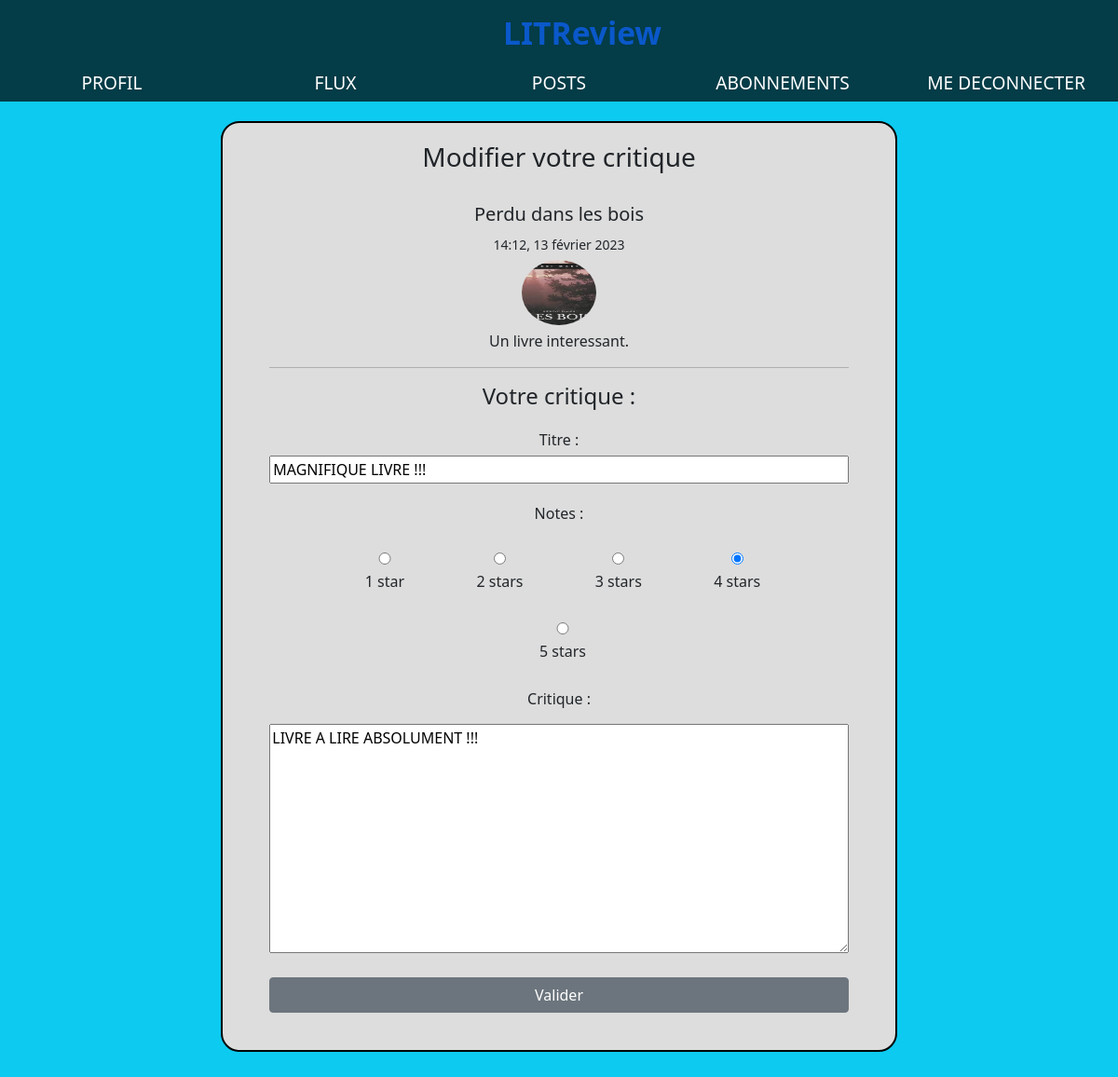
Before: /review/11/update/ (signed in) with the older database file.
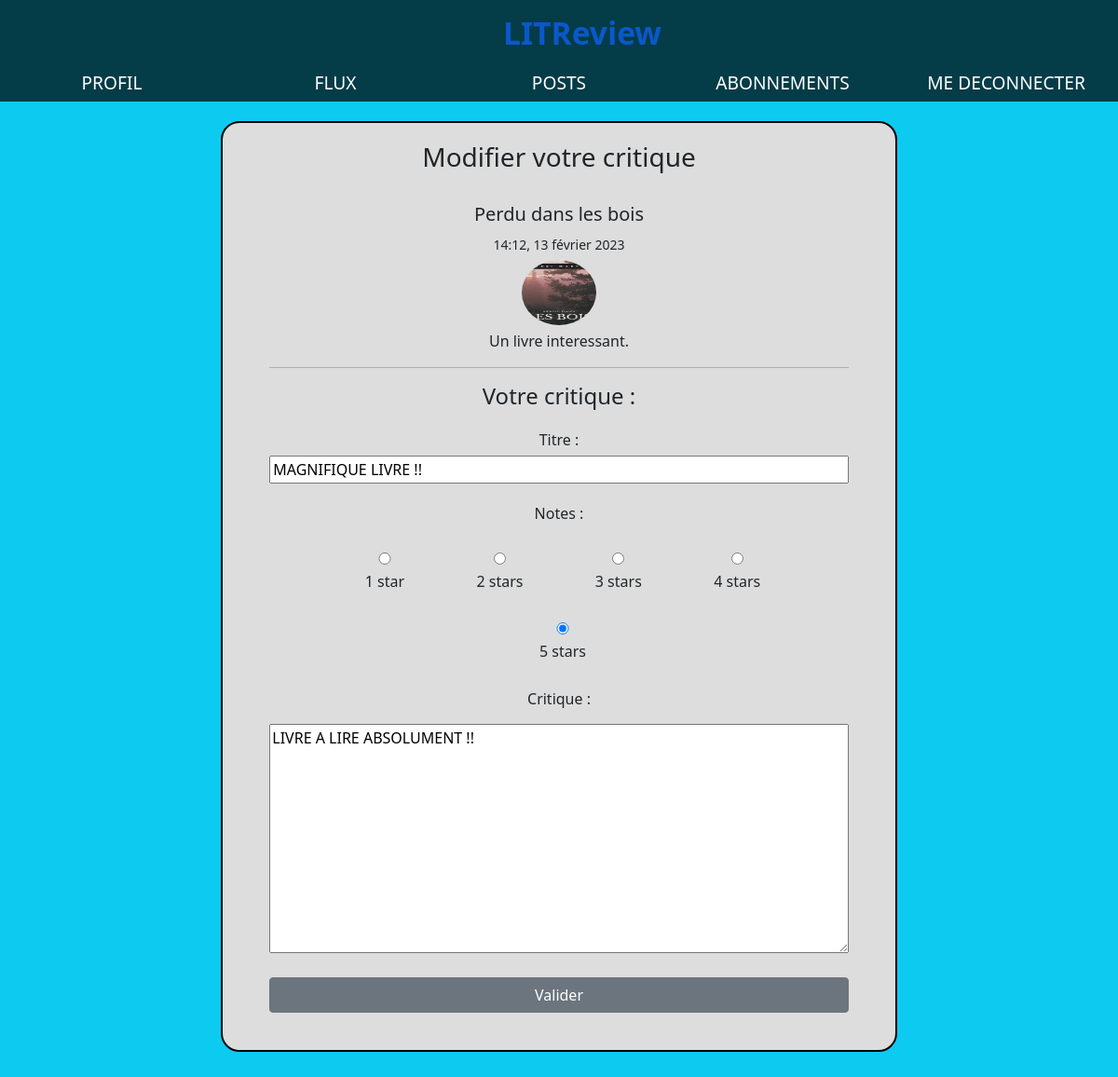
After: the same page with the newer database file.
### critique/models.py (models this page shows, shortened)
class Ticket(models.Model):
    title = models.CharField(max_length=128)
    description = models.TextField(max_length=2048, blank=True)
    image = models.ImageField(null=True, blank=True)
    time_created = models.DateTimeField(auto_now_add=True)
    user = models.ForeignKey(to=settings.AUTH_USER_MODEL, on_delete=models.CASCADE)
    has_review = models.BooleanField(default=False)
    IMAGE_MAX_SIZE = (600, 600)

class Review(models.Model):
    ticket = models.ForeignKey(to=Ticket, on_delete=models.CASCADE)
    rating = models.PositiveSmallIntegerField(
        validators=[MinValueValidator(0), MaxValueValidator(5)]
    )
    headline = models.CharField(max_length=128)
    body = models.CharField(max_length=8192, blank=True)
    user = models.ForeignKey(to=settings.AUTH_USER_MODEL, on_delete=models.CASCADE)
    time_created = models.DateTimeField(auto_now_add=True)

### critique/views.py (the view)
# urls.py: path("review/<int:pk>/update/", review_update, name="review_update"),
@login_required
def review_update(request, pk):
    review = get_object_or_404(Review, id=pk)
    if review.user != request.user:
        return redirect("flux")
    r_form = ReviewForm(request.POST or None, instance=review)
    if r_form.is_valid():
        r_form.save()
        return redirect("flux")
    context = {
        "r_form": r_form,
        "post": review.ticket,
        "title": "Modifier votre critique",
    }
    return render(request, "critique/create_review.html", context)

### critique/forms.py
class ReviewForm(forms.ModelForm):
    headline = forms.CharField(label="Titre", max_length=128, widget=forms.TextInput())
    rating = forms.ChoiceField(
        initial=1,
        label="Notes",
        widget=forms.RadioSelect(attrs={"class": "form-check-inline"}),
        choices=(
            (1, "1 star"),
            (2, "2 stars"),
            (3, "3 stars"),
            (4, "4 stars"),
            (5, "5 stars"),
        ),
    )
    body = forms.CharField(
        label="Critique", max_length=8192, widget=forms.Textarea(), required=False
    )
    class Meta:
        model = Review
        fields = ["headline", "rating", "body"]

### critique/templates/critique/create_review.html (shortened to what this page needs)
{% extends "base.html" %}
{% block content %}
<div class="form">
  <h3>{{ title }}</h3></br>
<form method="POST" enctype='multipart/form-data'>
  <div>
    {% if request.get_full_path == "/create-review/" %}
     <h4>Livre / Article</h4>
    {{ t_form }}
  </div>
    {% else %}
  <div>
    <h5>{{ post.title }}</h5>
    <small>{{ post.time_created|date:"H:i, d F Y" }}</small>
    <div class="ticket-description">
      {% if post.image %}
      <img src="{{ post.image.url }}" alt="{{ post.title }}">
      {% endif %}
      <p>{{ post.description }}</p>
    </div>
    {% endif %}
  <hr>
  <div>
    <h4>Votre critique :</h4>
    <div class="form-group">
      {{ r_form.headline.label_tag }}
      {{ r_form.headline }}
      <div>
        {{ r_form.rating.label_tag }}
        {% for radio in r_form.rating %}
          <div class="form-check form-check-inline">
            {{ radio }}
          </div>
        {% endfor %}
      </div>
      {{ r_form.body.label_tag }}
      {{ r_form.body }}
      <button class="btn btn-secondary" type="submit">Valider</button>
    </div>
  </div>
</form>
</div>
{% endblock content %}

### templates/base.html (shortened to what this page needs)
<!DOCTYPE html>
{% load static %}
<html lang="fr">
    <head>
        <link rel="stylesheet" href="{% static 'css/style.css' %}">
        <link href="https://cdn.jsdelivr.net/npm/bootstrap@5.0.2/dist/css/bootstrap.min.css" rel="stylesheet">
        <link rel="stylesheet" href="https://cdnjs.cloudflare.com/ajax/libs/font-awesome/4.7.0/css/font-awesome.min.css">
    </head>
    <body class="bg-info">
        <header>
            <div class="main-header">
                <a href="{% if user.is_authenticated %}{% url 'logout' %}{% else %}{% url 'login' %}{% endif %}" class="name">LITReview</a>
                {%if user.is_authenticated %}
                <nav>
                    <ul>
                        <li><a href="{% url 'profile' %}" >PROFIL</a></li>
                        <li><a href="{% url 'flux' %}"  >FLUX</a></li>
                        <li><a href="{% url 'posts' %}" >POSTS</a></li>
                        <li><a href="{% url 'subscriptions' %}" >ABONNEMENTS</a></li>
                        <li><a href="{% url 'logout' %}" >ME DECONNECTER</a></li>
                    </ul>
                </nav>
                {% endif %}
            </div>
        </header>
        <div class="container">
            {% block content %}{% endblock content %}
        </div>
    </body>
</html>

### static/css/style.css (style rules this page uses)
.main-header:after { visibility: visible; display: block; font-size: 0; content: " "; clear: both; height: 3%; }
* { -moz-box-sizing: border-box; -webkit-box-sizing: border-box; box-sizing: border-box; }
h3 { font-size: 1.5rem; padding-top: 10px; margin: 0 0 0 0; }
h4 { margin-top: 20px; }
a { color: black; text-decoration: none; }
.name { padding: 10px 17px 10px 45%; float: left; color: #fff; width: 100%; background: rgba(0,0,0,0.7); font-weight: 700; font-size: 2.1rem; text-align: left; text-decoration: none; }
header nav ul { display: inline-block; padding: 0; margin: 0; width: 100%; }
header nav ul li { float: left; margin: 0; display: inline; width: 20%; text-align: center; background: rgba(0,0,0,0.7); }
header nav ul li a { padding: 5px 20px; color: #fff; display: inline-block; font-size: 1.1rem; text-decoration: none; font-size: 1.2rem; }
.container { margin: 0 19% 5% 19%; text-align:center; }
.form { border: 2px solid #000; width: 65%; margin: 15px auto; padding: 10px; background-color: #dddddd; border-radius: 20px; text-align: center; padding: 10px 50px 30px 50px; }
.form img { padding: 5px 0 5px 0; border-radius: 100px 100px 100px 100px; height: 80px ; width: 80px ; }
.form textarea { width: 100%; margin: 10px 0 10px 0; }
.form label { display: block; margin: 20px 0 5px 0; width: 100%; }
.form input { width: 100%; }
.btn { width: 100%; padding: 10px; margin: 10px 0 10px 0; color: white; border: none; border-radius: 10px; cursor: pointer; }

Changed rows visible on the page:
changed Review: headline "MAGNIFIQUE LIVRE !!!" → "MAGNIFIQUE LIVRE !!"; body "LIVRE A LIRE ABSOLUMENT !!!" → "LIVRE A LIRE ABSOLUMENT !!"
Other visible differences:
form field rating: "☑ 4 stars" → "☐ 4 stars"
form field rating: "☐ 5 stars" → "☑ 5 stars"
